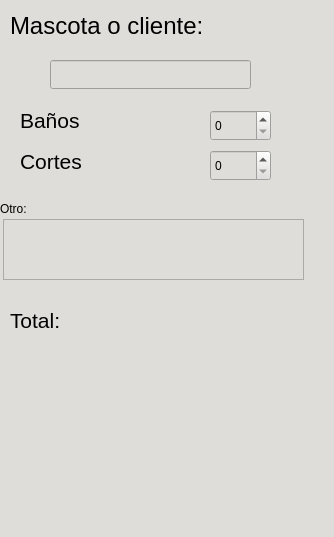
<?xml version="1.0" encoding="UTF-8"?>
<ui version="4.0">
 <class>esteticaView</class>
 <widget class="QWidget" name="esteticaView">
  <property name="geometry">
   <rect>
    <x>0</x>
    <y>0</y>
    <width>334</width>
    <height>537</height>
   </rect>
  </property>
  <property name="minimumSize">
   <size>
    <width>334</width>
    <height>537</height>
   </size>
  </property>
  <property name="windowTitle">
   <string>Form</string>
  </property>
  <property name="styleSheet">
   <string notr="true">background-color:rgb(222, 221, 218)</string>
  </property>
  <widget class="QLabel" name="Mascota_label">
   <property name="geometry">
    <rect>
     <x>10</x>
     <y>10</y>
     <width>211</width>
     <height>31</height>
    </rect>
   </property>
   <property name="font">
    <font>
     <pointsize>18</pointsize>
    </font>
   </property>
   <property name="styleSheet">
    <string notr="true">color:black</string>
   </property>
   <property name="text">
    <string>Mascota o cliente:</string>
   </property>
  </widget>
  <widget class="QLineEdit" name="paciente_le">
   <property name="geometry">
    <rect>
     <x>50</x>
     <y>60</y>
     <width>201</width>
     <height>29</height>
    </rect>
   </property>
   <property name="font">
    <font>
     <pointsize>15</pointsize>
    </font>
   </property>
   <property name="styleSheet">
    <string notr="true">color:black;</string>
   </property>
  </widget>
  <widget class="QSpinBox" name="banoSB">
   <property name="geometry">
    <rect>
     <x>210</x>
     <y>110</y>
     <width>61</width>
     <height>31</height>
    </rect>
   </property>
   <property name="styleSheet">
    <string notr="true">color:black</string>
   </property>
  </widget>
  <widget class="QSpinBox" name="corteSB">
   <property name="geometry">
    <rect>
     <x>210</x>
     <y>150</y>
     <width>61</width>
     <height>31</height>
    </rect>
   </property>
   <property name="styleSheet">
    <string notr="true">color:black;</string>
   </property>
  </widget>
  <widget class="QLabel" name="BanoLabel">
   <property name="geometry">
    <rect>
     <x>20</x>
     <y>110</y>
     <width>161</width>
     <height>21</height>
    </rect>
   </property>
   <property name="font">
    <font>
     <pointsize>16</pointsize>
    </font>
   </property>
   <property name="styleSheet">
    <string notr="true">color:black</string>
   </property>
   <property name="text">
    <string>Baños</string>
   </property>
  </widget>
  <widget class="QLabel" name="corteLabel">
   <property name="geometry">
    <rect>
     <x>20</x>
     <y>151</y>
     <width>161</width>
     <height>20</height>
    </rect>
   </property>
   <property name="font">
    <font>
     <pointsize>16</pointsize>
    </font>
   </property>
   <property name="styleSheet">
    <string notr="true">color:black</string>
   </property>
   <property name="text">
    <string>Cortes</string>
   </property>
  </widget>
  <widget class="QLabel" name="label_2">
   <property name="geometry">
    <rect>
     <x>0</x>
     <y>200</y>
     <width>66</width>
     <height>17</height>
    </rect>
   </property>
   <property name="styleSheet">
    <string notr="true">color:black</string>
   </property>
   <property name="text">
    <string>Otro:</string>
   </property>
  </widget>
  <widget class="QTextEdit" name="notaTE_2">
   <property name="geometry">
    <rect>
     <x>3</x>
     <y>219</y>
     <width>301</width>
     <height>61</height>
    </rect>
   </property>
   <property name="styleSheet">
    <string notr="true">color:black</string>
   </property>
  </widget>
  <widget class="QLabel" name="Total_label_2">
   <property name="geometry">
    <rect>
     <x>10</x>
     <y>310</y>
     <width>121</width>
     <height>21</height>
    </rect>
   </property>
   <property name="font">
    <font>
     <pointsize>16</pointsize>
    </font>
   </property>
   <property name="styleSheet">
    <string notr="true">color:black</string>
   </property>
   <property name="text">
    <string>Total:</string>
   </property>
  </widget>
 </widget>
 <resources/>
 <connections/>
</ui>
